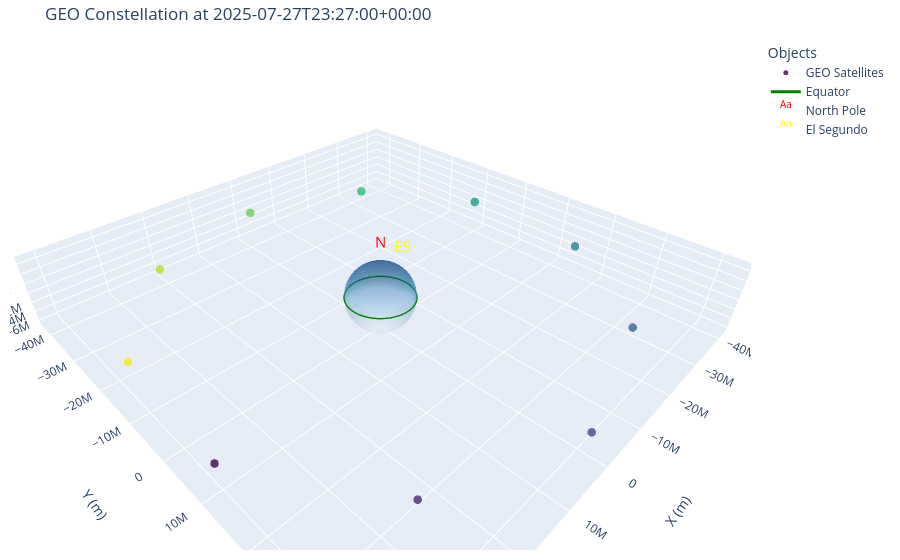
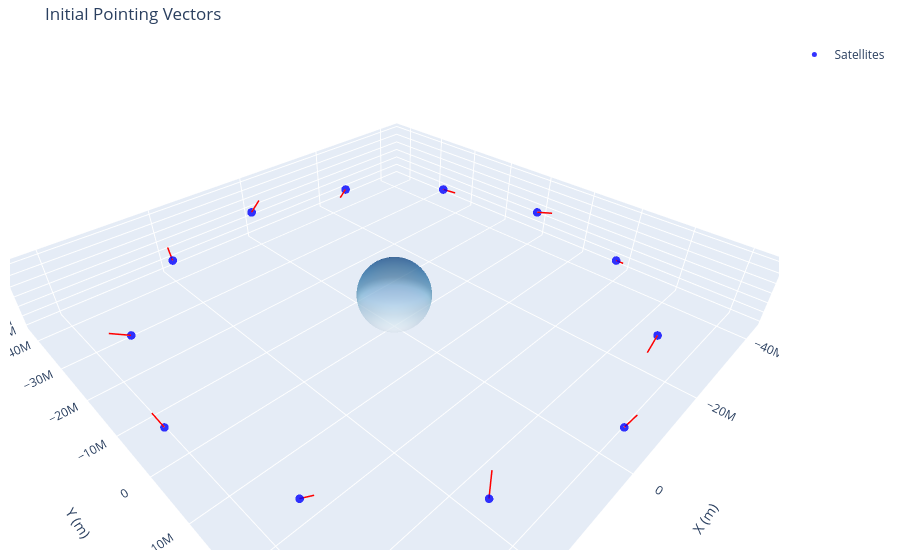
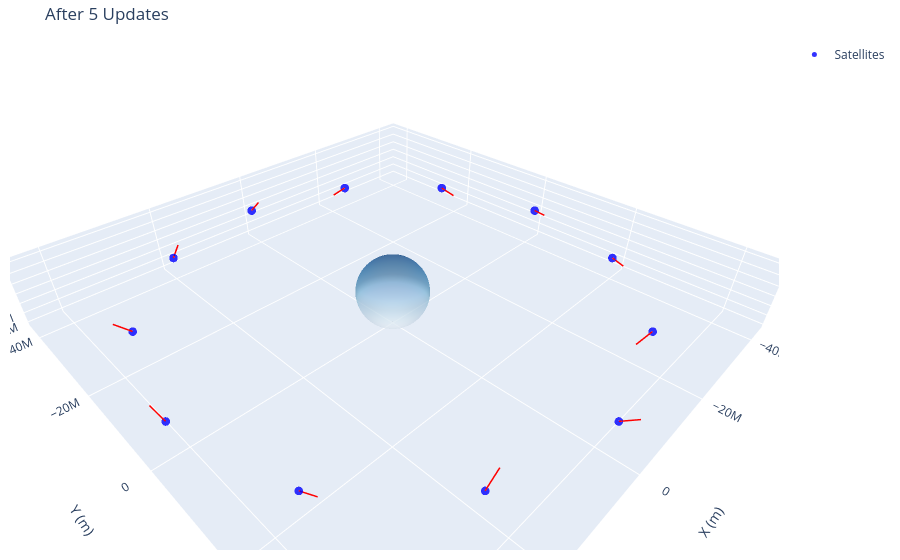
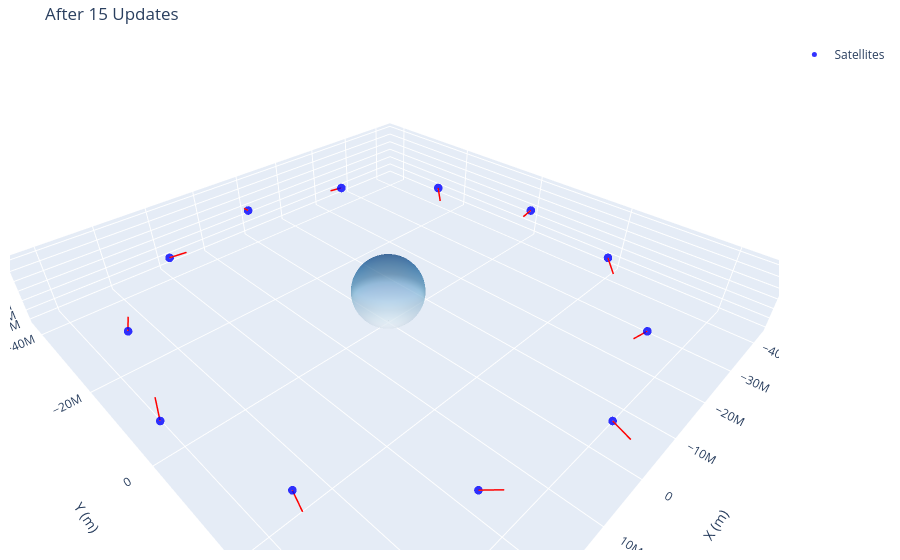

The cell these charts' notebook holds for them, in order:
### Code cell
%run all_demos.py

### Figure 1 — Plotly figure (JSON) as saved in the notebook; plotly's stock layout.template omitted (floating-point values rounded to 4 significant figures; data arrays with more than 128 entries replaced by an {"elided": "..."} marker saying what was removed)
{"data": [{"hoverinfo": "none", "marker": {"color": [0, 1, 2, 3, 4, 5, 6, 7, 8, 9], "colorscale": [[0, "#440154"], [0.1111, "#482878"], [0.2222, "#3e4989"], [0.3333, "#31688e"], [0.4444, "#26828e"], [0.5556, "#1f9e89"], [0.6667, "#35b779"], [0.7778, "#6ece58"], [0.8889, "#b5de2b"], [1, "#fde725"]], "opacity": 0.8, "size": 5}, "mode": "markers", "name": "GEO Satellites", "type": "scatter3d", "x": [40720000.0, 26510000.0, 2176000.0, -22990000.0, -39370000.0, -40720000.0, -26510000.0, -2176000.0, 22990000.0, 39370000.0], "y": [10940000.0, 32790000.0, 42110000.0, 35350000.0, 15080000.0, -10940000.0, -32790000.0, -42110000.0, -35350000.0, -15080000.0], "z": [0, 0, 0, 0, 0, 0, 0, 0, 0, 0]}, {"colorscale": [[0, "rgb(247,251,255)"], [0.125, "rgb(222,235,247)"], [0.25, "rgb(198,219,239)"], [0.375, "rgb(158,202,225)"], [0.5, "rgb(107,174,214)"], [0.625, "rgb(66,146,198)"], [0.75, "rgb(33,113,181)"], [0.875, "rgb(8,81,156)"], [1, "rgb(8,48,107)"]], "name": "Earth", "opacity": 0.5, "showscale": false, "type": "surface", "x": {"elided": "100x100 float values"}, "y": {"elided": "100x100 float values"}, "z": {"elided": "100x100 float values"}}, {"line": {"color": "green", "width": 3}, "mode": "lines", "name": "Equator", "type": "scatter3d", "x": [6378137, 6365000.0, 6327000.0, 6263000.0, 6174000.0, 6060000.0, 5921000.0, 5759000.0, 5574000.0, 5366000.0, 5136000.0, 4886000.0, 4616000.0, 4328000.0, 4022000.0, 3700000.0, 3363000.0, 3012000.0, 2650000.0, 2276000.0, 1894000.0, 1504000.0, 1108000.0, 706900.0, 303500.0, -101200.0, -505500.0, -907700.0, -1306000.0, -1700000.0, -2086000.0, -2464000.0, -2832000.0, -3189000.0, -3533000.0, -3863000.0, -4177000.0, -4474000.0, -4753000.0, -5014000.0, -5254000.0, -5472000.0, -5669000.0, -5843000.0, -5993000.0, -6120000.0, -6221000.0, -6298000.0, -6349000.0, -6375000.0, -6375000.0, -6349000.0, -6298000.0, -6221000.0, -6120000.0, -5993000.0, -5843000.0, -5669000.0, -5472000.0, -5254000.0, -5014000.0, -4753000.0, -4474000.0, -4177000.0, -3863000.0, -3533000.0, -3189000.0, -2832000.0, -2464000.0, -2086000.0, -1700000.0, -1306000.0, -907700.0, -505500.0, -101200.0, 303500.0, 706900.0, 1108000.0, 1504000.0, 1894000.0, 2276000.0, 2650000.0, 3012000.0, 3363000.0, 3700000.0, 4022000.0, 4328000.0, 4616000.0, 4886000.0, 5136000.0, 5366000.0, 5574000.0, 5759000.0, 5921000.0, 6060000.0, 6174000.0, 6263000.0, 6327000.0, 6365000.0, 6378137], "y": [0, 404500.0, 807400.0, 1207000.0, 1602000.0, 1990000.0, 2371000.0, 2741000.0, 3101000.0, 3448000.0, 3782000.0, 4100000.0, 4401000.0, 4685000.0, 4950000.0, 5195000.0, 5420000.0, 5622000.0, 5802000.0, 5958000.0, 6090000.0, 6198000.0, 6281000.0, 6339000.0, 6371000.0, 6377000.0, 6358000.0, 6313000.0, 6243000.0, 6148000.0, 6027000.0, 5883000.0, 5715000.0, 5524000.0, 5310000.0, 5075000.0, 4820000.0, 4546000.0, 4253000.0, 3943000.0, 3617000.0, 3276000.0, 2923000.0, 2557000.0, 2181000.0, 1797000.0, 1405000.0, 1008000.0, 606300.0, 202400.0, -202400.0, -606300.0, -1008000.0, -1405000.0, -1797000.0, -2181000.0, -2557000.0, -2923000.0, -3276000.0, -3617000.0, -3943000.0, -4253000.0, -4546000.0, -4820000.0, -5075000.0, -5310000.0, -5524000.0, -5715000.0, -5883000.0, -6027000.0, -6148000.0, -6243000.0, -6313000.0, -6358000.0, -6377000.0, -6371000.0, -6339000.0, -6281000.0, -6198000.0, -6090000.0, -5958000.0, -5802000.0, -5622000.0, -5420000.0, -5195000.0, -4950000.0, -4685000.0, -4401000.0, -4100000.0, -3782000.0, -3448000.0, -3101000.0, -2741000.0, -2371000.0, -1990000.0, -1602000.0, -1207000.0, -807400.0, -404500.0, -1.562e-09], "z": [0, 0, 0, 0, 0, 0, 0, 0, 0, 0, 0, 0, 0, 0, 0, 0, 0, 0, 0, 0, 0, 0, 0, 0, 0, 0, 0, 0, 0, 0, 0, 0, 0, 0, 0, 0, 0, 0, 0, 0, 0, 0, 0, 0, 0, 0, 0, 0, 0, 0, 0, 0, 0, 0, 0, 0, 0, 0, 0, 0, 0, 0, 0, 0, 0, 0, 0, 0, 0, 0, 0, 0, 0, 0, 0, 0, 0, 0, 0, 0, 0, 0, 0, 0, 0, 0, 0, 0, 0, 0, 0, 0, 0, 0, 0, 0, 0, 0, 0, 0]}, {"mode": "text", "name": "North Pole", "text": ["N"], "textfont": {"color": "red", "size": 15}, "type": "scatter3d", "x": [0], "y": [0], "z": [7016000.0]}, {"mode": "text", "name": "El Segundo", "text": ["ES"], "textfont": {"color": "yellow", "size": 15}, "type": "scatter3d", "x": [-5553000.0], "y": [107500.0], "z": [3730000.0]}], "layout": {"autosize": true, "legend": {"title": {"text": "Objects"}}, "margin": {"b": 10, "l": 10, "r": 20, "t": 40}, "scene": {"aspectmode": "data", "aspectratio": {"x": 1.805, "y": 1.866, "z": 0.2968}, "camera": {"center": {"x": 0, "y": 0, "z": 0}, "eye": {"x": 1.297, "y": 1.297, "z": 1.297}, "projection": {"type": "perspective"}, "up": {"x": 0, "y": 0, "z": 1}}, "xaxis": {"title": {"text": "X (m)"}, "type": "linear"}, "yaxis": {"title": {"text": "Y (m)"}, "type": "linear"}, "zaxis": {"title": {"text": "Z (m)"}, "type": "linear"}}, "title": {"text": "GEO Constellation at 2025-07-27T23:27:00+00:00"}}}

### Figure 2 — Plotly figure (JSON) as saved in the notebook; plotly's stock layout.template omitted (floating-point values rounded to 4 significant figures; data arrays with more than 128 entries replaced by an {"elided": "..."} marker saying what was removed)
{"data": [{"marker": {"color": "blue", "opacity": 0.8, "size": 5}, "mode": "markers", "name": "Satellites", "type": "scatter3d", "x": [42164000, 36520000.0, 21080000.0, 2.582e-09, -21080000.0, -36520000.0, -42164000, -36520000.0, -21080000.0, -7.745e-09, 21082000, 36520000.0], "y": [0, 21080000.0, 36520000.0, 42164000, 36520000.0, 21080000.0, 5.164e-09, -21080000.0, -36520000.0, -42164000, -36520000.0, -21080000.0], "z": [0, 0, 0, 0, 0, 0, 0, 0, 0, 0, 0, 0]}, {"line": {"color": "red", "width": 3}, "mode": "lines", "showlegend": false, "type": "scatter3d", "x": [42164000, 43020000.0], "y": [0, -249600.0], "z": [0, 3062000.0]}, {"line": {"color": "red", "width": 3}, "mode": "lines", "showlegend": false, "type": "scatter3d", "x": [36520000.0, 34160000.0], "y": [21080000.0, 20580000.0], "z": [0, -2092000.0]}, {"line": {"color": "red", "width": 3}, "mode": "lines", "showlegend": false, "type": "scatter3d", "x": [21080000.0, 19050000.0], "y": [36520000.0, 35150000.0], "z": [0, 2041000.0]}, {"line": {"color": "red", "width": 3}, "mode": "lines", "showlegend": false, "type": "scatter3d", "x": [2.582e-09, -3183000.0], "y": [42164000, 42350000.0], "z": [0, 51030.0]}, {"line": {"color": "red", "width": 3}, "mode": "lines", "showlegend": false, "type": "scatter3d", "x": [-21080000.0, -18510000.0], "y": [36520000.0, 36610000.0], "z": [0, -1888000.0]}, {"line": {"color": "red", "width": 3}, "mode": "lines", "showlegend": false, "type": "scatter3d", "x": [-36520000.0, -39200000.0], "y": [21080000.0, 21460000.0], "z": [0, -1684000.0]}, {"line": {"color": "red", "width": 3}, "mode": "lines", "showlegend": false, "type": "scatter3d", "x": [-42164000, -42930000.0], "y": [5.164e-09, 3035000.0], "z": [0, 612300.0]}, {"line": {"color": "red", "width": 3}, "mode": "lines", "showlegend": false, "type": "scatter3d", "x": [-36520000.0, -39090000.0], "y": [-21080000.0, -19710000.0], "z": [0, -1276000.0]}, {"line": {"color": "red", "width": 3}, "mode": "lines", "showlegend": false, "type": "scatter3d", "x": [-21080000.0, -18280000.0], "y": [-36520000.0, -35100000.0], "z": [0, -561300.0]}, {"line": {"color": "red", "width": 3}, "mode": "lines", "showlegend": false, "type": "scatter3d", "x": [-7.745e-09, -1439000.0], "y": [-42164000, -41010000.0], "z": [0, 2602000.0]}, {"line": {"color": "red", "width": 3}, "mode": "lines", "showlegend": false, "type": "scatter3d", "x": [21082000, 20270000.0], "y": [-36520000.0, -39350000.0], "z": [0, 1225000.0]}, {"line": {"color": "red", "width": 3}, "mode": "lines", "showlegend": false, "type": "scatter3d", "x": [36520000.0, 39220000.0], "y": [-21080000.0, -22120000.0], "z": [0, 1327000.0]}, {"colorscale": [[0, "rgb(247,251,255)"], [0.125, "rgb(222,235,247)"], [0.25, "rgb(198,219,239)"], [0.375, "rgb(158,202,225)"], [0.5, "rgb(107,174,214)"], [0.625, "rgb(66,146,198)"], [0.75, "rgb(33,113,181)"], [0.875, "rgb(8,81,156)"], [1, "rgb(8,48,107)"]], "name": "Earth", "opacity": 0.5, "showscale": false, "type": "surface", "x": {"elided": "100x100 float values"}, "y": {"elided": "100x100 float values"}, "z": {"elided": "100x100 float values"}}], "layout": {"autosize": true, "margin": {"b": 10, "l": 10, "r": 20, "t": 40}, "scene": {"aspectmode": "data", "aspectratio": {"x": 1.899, "y": 1.868, "z": 0.2819}, "xaxis": {"title": {"text": "X (m)"}, "type": "linear"}, "yaxis": {"title": {"text": "Y (m)"}, "type": "linear"}, "zaxis": {"title": {"text": "Z (m)"}, "type": "linear"}}, "title": {"text": "Initial Pointing Vectors"}}}

### Figure 3 — Plotly figure (JSON) as saved in the notebook; plotly's stock layout.template omitted (floating-point values rounded to 4 significant figures; data arrays with more than 128 entries replaced by an {"elided": "..."} marker saying what was removed)
{"data": [{"marker": {"color": "blue", "opacity": 0.8, "size": 5}, "mode": "markers", "name": "Satellites", "type": "scatter3d", "x": [42164000, 36520000.0, 21080000.0, 2.582e-09, -21080000.0, -36520000.0, -42164000, -36520000.0, -21080000.0, -7.745e-09, 21082000, 36520000.0], "y": [0, 21080000.0, 36520000.0, 42164000, 36520000.0, 21080000.0, 5.164e-09, -21080000.0, -36520000.0, -42164000, -36520000.0, -21080000.0], "z": [0, 0, 0, 0, 0, 0, 0, 0, 0, 0, 0, 0]}, {"line": {"color": "red", "width": 3}, "mode": "lines", "showlegend": false, "type": "scatter3d", "x": [42164000, 43160000.0], "y": [0, -1138000.0], "z": [0, 2806000.0]}, {"line": {"color": "red", "width": 3}, "mode": "lines", "showlegend": false, "type": "scatter3d", "x": [36520000.0, 34490000.0], "y": [21080000.0, 21830000.0], "z": [0, -2347000.0]}, {"line": {"color": "red", "width": 3}, "mode": "lines", "showlegend": false, "type": "scatter3d", "x": [21080000.0, 18440000.0], "y": [36520000.0, 36450000.0], "z": [0, 1786000.0]}, {"line": {"color": "red", "width": 3}, "mode": "lines", "showlegend": false, "type": "scatter3d", "x": [2.582e-09, -2583000.0], "y": [42164000, 44020000.0], "z": [0, -204100.0]}, {"line": {"color": "red", "width": 3}, "mode": "lines", "showlegend": false, "type": "scatter3d", "x": [-21080000.0, -19050000.0], "y": [36520000.0, 35320000.0], "z": [0, -2143000.0]}, {"line": {"color": "red", "width": 3}, "mode": "lines", "showlegend": false, "type": "scatter3d", "x": [-36520000.0, -38440000.0], "y": [21080000.0, 22730000.0], "z": [0, -1939000.0]}, {"line": {"color": "red", "width": 3}, "mode": "lines", "showlegend": false, "type": "scatter3d", "x": [-42164000, -41170000.0], "y": [5.164e-09, 3008000.0], "z": [0, 357200.0]}, {"line": {"color": "red", "width": 3}, "mode": "lines", "showlegend": false, "type": "scatter3d", "x": [-36520000.0, -37890000.0], "y": [-21080000.0, -18650000.0], "z": [0, -1531000.0]}, {"line": {"color": "red", "width": 3}, "mode": "lines", "showlegend": false, "type": "scatter3d", "x": [-21080000.0, -18010000.0], "y": [-36520000.0, -36820000.0], "z": [0, -816400.0]}, {"line": {"color": "red", "width": 3}, "mode": "lines", "showlegend": false, "type": "scatter3d", "x": [-7.745e-09, -698500.0], "y": [-42164000, -40120000.0], "z": [0, 2347000.0]}, {"line": {"color": "red", "width": 3}, "mode": "lines", "showlegend": false, "type": "scatter3d", "x": [21082000, 18810000.0], "y": [-36520000.0, -38530000.0], "z": [0, 969500.0]}, {"line": {"color": "red", "width": 3}, "mode": "lines", "showlegend": false, "type": "scatter3d", "x": [36520000.0, 38300000.0], "y": [-21080000.0, -23490000.0], "z": [0, 1072000.0]}, {"colorscale": [[0, "rgb(247,251,255)"], [0.125, "rgb(222,235,247)"], [0.25, "rgb(198,219,239)"], [0.375, "rgb(158,202,225)"], [0.5, "rgb(107,174,214)"], [0.625, "rgb(66,146,198)"], [0.75, "rgb(33,113,181)"], [0.875, "rgb(8,81,156)"], [1, "rgb(8,48,107)"]], "name": "Earth", "opacity": 0.5, "showscale": false, "type": "surface", "x": {"elided": "100x100 float values"}, "y": {"elided": "100x100 float values"}, "z": {"elided": "100x100 float values"}}], "layout": {"autosize": true, "margin": {"b": 10, "l": 10, "r": 20, "t": 40}, "scene": {"aspectmode": "data", "aspectratio": {"x": 1.878, "y": 1.897, "z": 0.2807}, "xaxis": {"title": {"text": "X (m)"}, "type": "linear"}, "yaxis": {"title": {"text": "Y (m)"}, "type": "linear"}, "zaxis": {"title": {"text": "Z (m)"}, "type": "linear"}}, "title": {"text": "After 5 Updates"}}}

### Figure 4 — Plotly figure (JSON) as saved in the notebook; plotly's stock layout.template omitted (floating-point values rounded to 4 significant figures; data arrays with more than 128 entries replaced by an {"elided": "..."} marker saying what was removed)
{"data": [{"marker": {"color": "blue", "opacity": 0.8, "size": 5}, "mode": "markers", "name": "Satellites", "type": "scatter3d", "x": [42164000, 36520000.0, 21080000.0, 2.582e-09, -21080000.0, -36520000.0, -42164000, -36520000.0, -21080000.0, -7.745e-09, 21082000, 36520000.0], "y": [0, 21080000.0, 36520000.0, 42164000, 36520000.0, 21080000.0, 5.164e-09, -21080000.0, -36520000.0, -42164000, -36520000.0, -21080000.0], "z": [0, 0, 0, 0, 0, 0, 0, 0, 0, 0, 0, 0]}, {"line": {"color": "red", "width": 3}, "mode": "lines", "showlegend": false, "type": "scatter3d", "x": [42164000, 41280000.0], "y": [0, -2028000.0], "z": [0, 2296000.0]}, {"line": {"color": "red", "width": 3}, "mode": "lines", "showlegend": false, "type": "scatter3d", "x": [36520000.0, 36400000.0], "y": [21080000.0, 22490000.0], "z": [0, -2857000.0]}, {"line": {"color": "red", "width": 3}, "mode": "lines", "showlegend": false, "type": "scatter3d", "x": [21080000.0, 19780000.0], "y": [36520000.0, 39130000.0], "z": [0, 1276000.0]}, {"line": {"color": "red", "width": 3}, "mode": "lines", "showlegend": false, "type": "scatter3d", "x": [2.582e-09, 574700.0], "y": [42164000, 45220000.0], "z": [0, -714400.0]}, {"line": {"color": "red", "width": 3}, "mode": "lines", "showlegend": false, "type": "scatter3d", "x": [-21080000.0, -21250000.0], "y": [36520000.0, 34750000.0], "z": [0, -2653000.0]}, {"line": {"color": "red", "width": 3}, "mode": "lines", "showlegend": false, "type": "scatter3d", "x": [-36520000.0, -35970000.0], "y": [21080000.0, 23050000.0], "z": [0, -2449000.0]}, {"line": {"color": "red", "width": 3}, "mode": "lines", "showlegend": false, "type": "scatter3d", "x": [-42164000, -39000000.0], "y": [5.164e-09, 374900.0], "z": [0, -153100.0]}, {"line": {"color": "red", "width": 3}, "mode": "lines", "showlegend": false, "type": "scatter3d", "x": [-36520000.0, -35090000.0], "y": [-21080000.0, -19090000.0], "z": [0, -2041000.0]}, {"line": {"color": "red", "width": 3}, "mode": "lines", "showlegend": false, "type": "scatter3d", "x": [-21080000.0, -20120000.0], "y": [-36520000.0, -39250000.0], "z": [0, -1327000.0]}, {"line": {"color": "red", "width": 3}, "mode": "lines", "showlegend": false, "type": "scatter3d", "x": [-7.745e-09, 1877000.0], "y": [-42164000, -40350000.0], "z": [0, 1837000.0]}, {"line": {"color": "red", "width": 3}, "mode": "lines", "showlegend": false, "type": "scatter3d", "x": [21082000, 18180000.0], "y": [-36520000.0, -35270000.0], "z": [0, 459200.0]}, {"line": {"color": "red", "width": 3}, "mode": "lines", "showlegend": false, "type": "scatter3d", "x": [36520000.0, 35020000.0], "y": [-21080000.0, -23840000.0], "z": [0, 561300.0]}, {"colorscale": [[0, "rgb(247,251,255)"], [0.125, "rgb(222,235,247)"], [0.25, "rgb(198,219,239)"], [0.375, "rgb(158,202,225)"], [0.5, "rgb(107,174,214)"], [0.625, "rgb(66,146,198)"], [0.75, "rgb(33,113,181)"], [0.875, "rgb(8,81,156)"], [1, "rgb(8,48,107)"]], "name": "Earth", "opacity": 0.5, "showscale": false, "type": "surface", "x": {"elided": "100x100 float values"}, "y": {"elided": "100x100 float values"}, "z": {"elided": "100x100 float values"}}], "layout": {"autosize": true, "margin": {"b": 10, "l": 10, "r": 20, "t": 40}, "scene": {"aspectmode": "data", "aspectratio": {"x": 1.855, "y": 1.922, "z": 0.2806}, "xaxis": {"title": {"text": "X (m)"}, "type": "linear"}, "yaxis": {"title": {"text": "Y (m)"}, "type": "linear"}, "zaxis": {"title": {"text": "Z (m)"}, "type": "linear"}}, "title": {"text": "After 15 Updates"}}}
